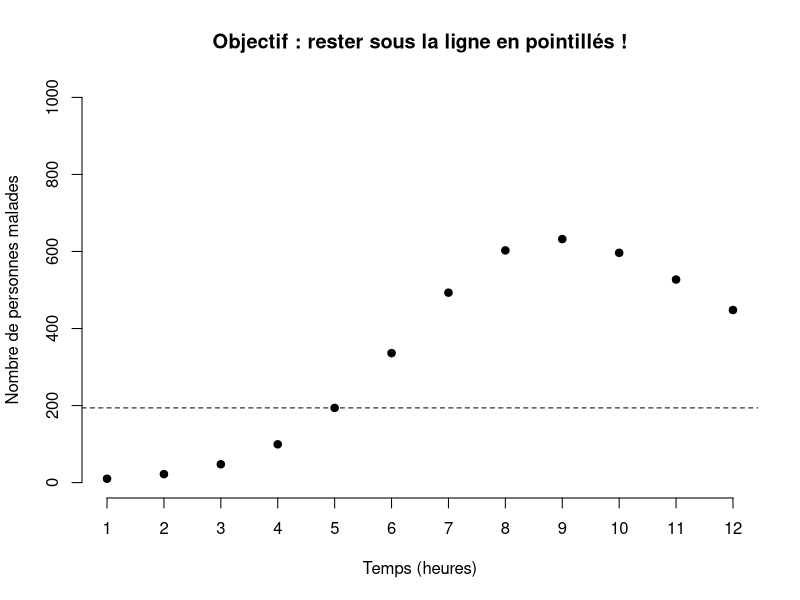

The R script that drew this image: (Note: this script raises an error after producing the figure.)

library(deSolve)

find_perc = function(){
  
  colours = c("red", "blue", "green", "orange", "purple",
              "slateblue", "green4", "grey20",
              "tomato", "steelblue", "tan4", "seagreen3")
  
  SIR.model <- function(t, pop, param) {
    with(as.list(c(pop, param)), {
      
      if(t>=4) beta = beta*(1-perc_to_try/100)
      N=S+I+R
      dS <- -beta*S*I/N
      dI <- beta*S*I/N  - gamma*I
      dR <- gamma*I
      dnI <- beta*S*I/N 
      res<-c(dS, dI, dR, dnI)
      list(res)
    })
  }
  
  gamma=1/4
  beta = gamma*4.2
  perc_to_try = 0
  dt=1
  Tmax=11
  N=1500
  
  I0=10
  S0=N-I0
  R0=0
  
  Time=seq(from=0,to=Tmax,by=dt)
  Init.cond=c(S=S0,I=I0, R=R0, nI=0) 
  param=c(beta,gamma, perc_to_try)
  
  real_result <- as.data.frame(lsoda(Init.cond, Time, SIR.model, param))
  
  plot(c(1:12),real_result$I,type="p",col="black",
       xlab="Temps (heures)",ylab="Nombre de personnes malades",
       main="Objectif : rester sous la ligne en pointillés !",
       ylim=c(0,1000), bty="n", cex=1, pch=19,
       xlim = c(1,12), xaxt="n")
  axis(side = 1, at=c(1:12))
  abline(a=real_result$I[5],b=0, lty = "dashed", lwd=1)
  
  attempt = 1
  
  perc_tried = c()
  
  repeat{
    
    cat("Quel pourcentage de visiteurs doivent se laver les mains AU MINIMUM ?\n")
    perc_to_try = readline("")
    
    if(grepl("[A-Za-z]", perc_to_try)){
      cat("Le pourcentage doit être un nombre !\n")
    } else {
      
      perc_to_try = gsub(",", ".", perc_to_try)
      
      perc_to_try = as.numeric(perc_to_try)
      
      if(perc_to_try < 0 | perc_to_try > 100){
        cat("Le pourcentage doit être entre 0 et 100 !\n")
      } else {
        
        perc_tried = c(perc_tried, perc_to_try)
        
        param=c(beta,gamma,perc_to_try)
        
        test_result <- as.data.frame(lsoda(Init.cond, Time, SIR.model, param))
        
        lines(c(1:12),test_result$I, lwd = 2,
              col = colours[attempt])
        legend("topright", legend = perc_tried, col = colours[1:length(perc_tried)],
               lty = 1, lwd = 2)
        
        if(perc_to_try %in% c(72:76)) cat("Un tout petit peu plus...\n")
        if(perc_to_try %in% c(78:82)) cat("Un tout petit peu moins...\n")
        
        if(perc_to_try == 77){
          cat("Bravo ! C'est la bonne valeur")
          break
        }
        
        attempt = attempt+1

      }
    }
  }
  
}

find_perc()
